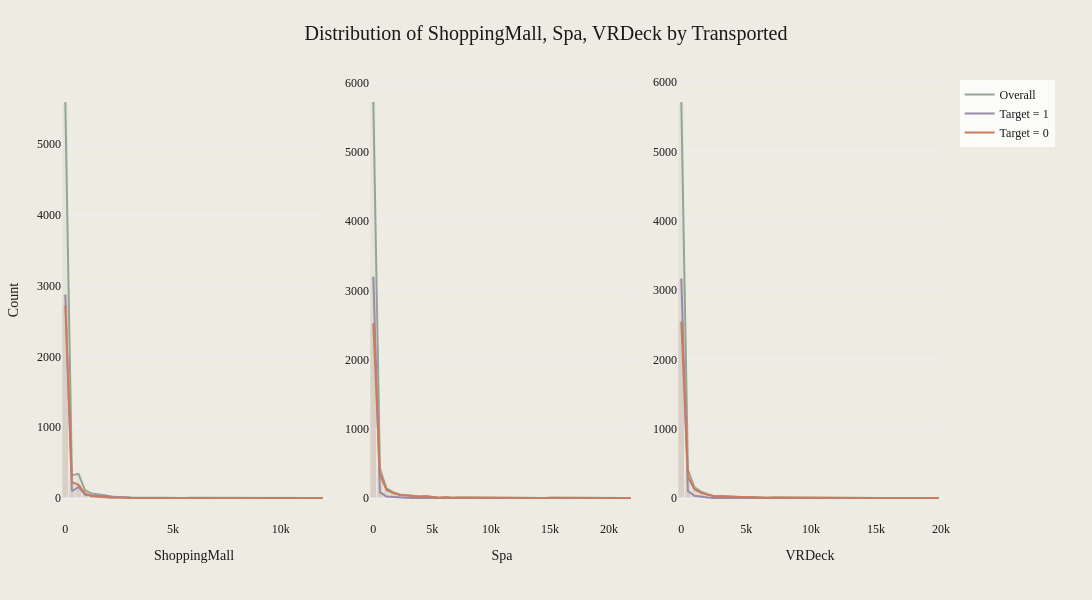

Write notebook code for a chart like this one.
### Markdown cell above
1. **Age:** Roughly normal distribution, peaking around 20-30 years. Slight right skew with fewer older passengers.
2. **RoomService:** Extremely right-skewed. Most passengers use little to no room service, with a long tail of high spenders.
3. **FoodCourt:** Similar to RoomService, highly right-skewed. Majority spend little, but some passengers have very high food court expenses.

### Code cell
plot_numeric_distributions(
    train_data_cleaned,
    numerical_features_two,
    "Transported",
    nbins=40,
    save_path="../images/numerical_features_two.png",
)
